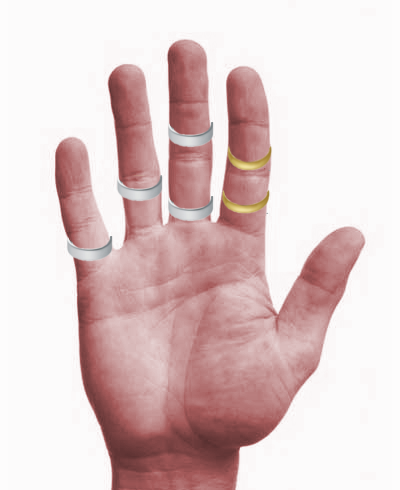
//> input picture Parcial Practica/2.png, 400 x 490 px, given in place of 34.jpg, which was not available
$ ./main   (built with g++ and OpenCV 4)
//> lines starting //> are read from the running program, lines starting //| are printed output that depends on the picture; after the words box and inside, x2 and y2 are one past the last pixel; in counts of white or black regions, pixels touching at a corner belong together; pictures that were not available may be replaced by others from this repository, and a replacement may not be noted
### Parciales Viejos/Parciales Practica/EXAMEN - Autos/utils.h
#include "opencv2/opencv.hpp"
#include "opencv2/highgui/highgui.hpp"
#include "pdi_functions.h"
#include <opencv2/core/core.hpp>

using namespace cv;
using namespace pdi;
using namespace std;


///GUIA 2 - Operaciones Puntuales


//Hace mas claras las zonas oscuras
// [138 lines left out: functions transformacionLogaritmica, transformacionPotencia, ruidoGaussiano, planoBits, histograma, ecualizarImagen and 6 more, not called in this run]

///GUIA 4 - Procesamiento de color

//Devuelve los planos RGB de una imagen. Recordar que el [0] corresponde al azul, [1] al verde y [2] al rojo
vector<Mat> planosRGB(Mat img){
	vector<Mat>bgr;
	split(img,bgr);
	return bgr;
}

//Devuelve los planos HSV.
// [457 lines left out: functions planosHSV, planosHSVtoimagenRGB, equalizarRGB, equalizarHSV, realceMedianteAcentuadoRGB, realceMedianteAcentuadoHSV and 16 more, not called in this run]


////////////////////////////////////////////////
//Funcion super util para saber las coordenadas de determinado click, en cantclik debemos setear
//cuantas coordenadas se van a guardar en xy.
//Luego a la funcion debemos llamarla así:
//1ª : namedWindow("My Window",WINDOW_NORMAL);
//2ª : imshow("My Window",img);
//3ª: setMouseCallback("My Window", Click, NULL);
vector<Point> xy;
int cantclick = 10;
bool reset = false;

// [34 lines left out: functions Click, CrecimientoRegiones, not called in this run]

//Obtener la media de una imagen
float obtenerMedia(Mat img){
	float media=0;
	for(int i=0;i<img.rows;i++) {
		for(int j=0;j<img.cols;j++) {
			media+=img.at<uchar>(i,j);
		}
	}
	media/=(img.rows*img.cols);
	return media;
}

//Obtener el Desvio de una imagen
// [255 lines left out: functions obtenerDesvio, Hough, MostrarHistogramas, HoughComun, RecorrerVectorVectoresPoint, HoughComunAngulos and 1 more, not called in this run]

### Parciales Viejos/Parciales Practica/EXAMEN - Cervezas/main.cpp
#include "opencv2/opencv.hpp"
#include "opencv2/highgui/highgui.hpp"
#include <opencv2/imgproc/imgproc.hpp>
#include <iostream>
#include <iomanip>
#include "pdi_functions.h"
#include "utils.h"
#include <vector>
#include <opencv2/core/cvdef.h>
#include <bitset>
#include <cstdlib>
#include <cstring>
#include <cmath>
#include <iterator>
#include <opencv2/core/types.hpp>
#include <opencv2/core/matx.hpp>
#include <opencv2/imgproc.hpp>
#include <ctime>


using namespace cv;
using namespace pdi;
using namespace std;


int main(int argc, char** argv) {

	Mat img = imread("34.jpg");
//> img is the input picture: 490 rows x 400 cols, CV_8UC3; mean B, G, R 202.4, 202.7, 224
	//Primero saco las transformada Hough para obtener las lineas del vaso.

	Mat Gradiente2;

	Canny(img,Gradiente2,50,200,3); //Detecto los bordes de la imagen
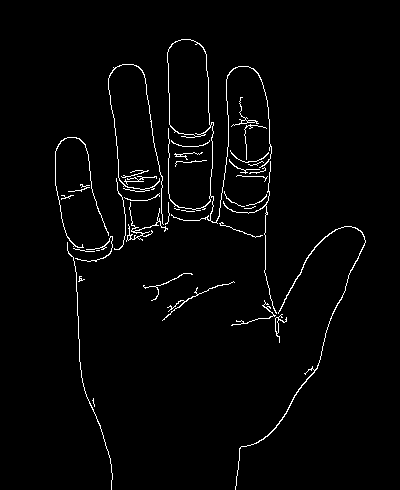
//> Gradiente2: 490 rows x 400 cols, CV_8UC1; 2.2% white in thin lines or dots, all inside (x1, y1, x2, y2) = (55, 39, 366, 490)
	namedWindow("Original",CV_WINDOW_KEEPRATIO);
	imshow("Original",img);
	namedWindow("Bordes",CV_WINDOW_KEEPRATIO);
	imshow("Bordes",Gradiente2);


	//HoughLinesP me da como salida los extremos de las lineas detectadas. (x0,y0),(x1,y1).
	vector <Vec4i> lines2;
	HoughLinesP(Gradiente2,lines2,1,CV_PI/180, 10, 10, 10  );
//> lines2 = 224 lines (x1, y1, x2, y2), first 8: [198, 210, 229, 199], [212, 168, 212, 122], [268, 107, 270, 171], [265, 275, 265, 196], [119, 179, 132, 190], [168, 221, 168, 128], [275, 319, 297, 276], [227, 101, 228, 140]
	Mat transformadaP;
	cvtColor(Gradiente2, transformadaP, CV_GRAY2BGR);

	//Los parametros son los mismos, pero los ultimos dos son:
	//* El numero minimo de puntos que se puede formar una linea, las lineas con menos de estos puntos no se tienen en cuenta
	//* Separacion maxima entre dos puntos a considerar en la misma recta
	for(size_t i=0; i<lines2.size(); i++) {
		Vec4i  l=lines2[i];
		line(transformadaP ,Point(l[0],l[1]), Point(l[2], l[3]), Scalar(0,0,255), 3, CV_AA);
	}
//> this loop made 224 passes
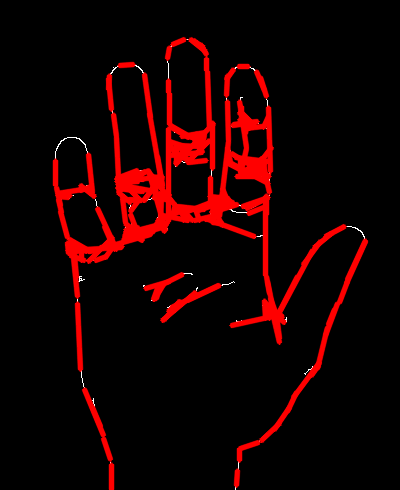
//> transformadaP: 490 rows x 400 cols, CV_8UC3; mean B, G, R 0.5, 0.5, 24.7
	namedWindow("Transformada HoughP",CV_WINDOW_KEEPRATIO);
	imshow("Transformada HoughP",transformadaP);
	//Una vez obtenidas las lineas de los contornos, de los mismos obtengo el menor xy y mayor xy de cada vaso para hacer un roi de solo el vaso
	int minx=9999;
	int miny=9999;
	int maxx=-1;
	int maxy=-1;
	for(int i=0;i<lines2.size();i++) {
		Vec4i  v=lines2[i];
		if (v[0]<minx){
			minx=v[0];
		}
		if (v[1]<miny){
			miny=v[1];
		}
		if (v[0]>maxx){
			maxx=v[0];
		}
		if (v[1]>maxy){
			maxy=v[1];
		}
		if (v[2]<minx){
			minx=v[2];
		}
		if (v[3]<miny){
			miny=v[3];
		}
		if (v[2]>maxx){
			maxx=v[2];
		}
		if (v[3]>maxy){
			maxy=v[3];
		}
	}
//> this loop made 224 passes
//> (v, minx, miny, maxx, maxy) on pass 1: ([198, 210, 229, 199], 198, 199, 229, 210)
//> (v, miny, maxx) on pass 3: ([268, 107, 270, 171], 107, 270)
//> after the loop, minx = 55; miny = 39; maxx = 365; maxy = 489


	Mat auxiliar=img.clone();
	Mat ROI=auxiliar(Rect(minx,miny,maxx-minx,maxy-miny));
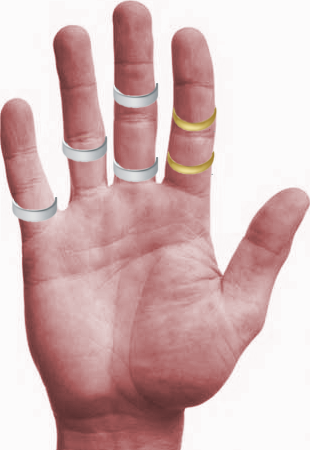
//> ROI: 450 rows x 310 cols, CV_8UC3; mean B, G, R 182.9, 183.3, 212.7
	namedWindow("ROI",CV_WINDOW_KEEPRATIO);
	imshow("ROI",ROI);

	//Armo un segundo roi del roi que ya tenia con un cuadrado central y le saco la media (si es rubia la media da 150 mas o menos
	//si es negra la media da entre 50 y 90 depende la iluminacion, entonces con preguntar de la media nomas ya se cual es).
	Mat roi2=ROI(Rect(ROI.cols/2-10,ROI.rows/2-10,20,20));
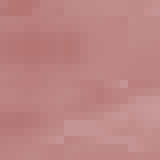
//> roi2: 20 rows x 20 cols, CV_8UC3 (shown 8 times larger); mean B, G, R 132.5, 132.5, 188.2
	//	imshow("2do ROI",roi2);
	float media=obtenerMedia(roi2);
//> the loop in obtenerMedia, `for(int i=0;i<img.rows;i++)` made 20 passes
//> media on passes 1 to 12: 2812, 5619, 8526, 11392, 14179, 16926, 19673, 22460, 25326, 28239, 31141, 34092
//> after the loop in obtenerMedia, `for(int i=0;i<img.rows;i++)`: media = 57512
//> in obtenerMedia, `media/=(img.rows*img.cols);`: media = 143.8
//> media = 143.8
	if (media>100){
		cout<<"Es una Cerveza RUBIA"<<endl;
	}
	else{
		cout<<"Es una Cerveza NEGRA"<<endl;
	}

	//Con el canal B es el mejor para determinar la espuma, recorro por la linea central y si es mayor a 110 voy sumando espuma
	//como todos los vasos tienen una base esta la cuenta como espuma tmb, entonces pregunto si el valos de B es blanco y sus
	//anteriores no lo eran, entonces corto. Y luego para sacar el promedio de espuma lo hago hasta el valor donde encontro que
	//empieza la base
	vector <Mat> bgr;
	bgr = planosRGB(ROI);
//> in planosRGB, `split(img,bgr);`:
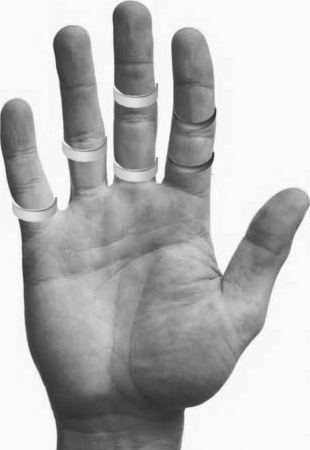
//> bgr[0]: 450 rows x 310 cols, CV_8UC1; min 48, max 252, mean 182.9
//> in planosRGB, `split(img,bgr);`:
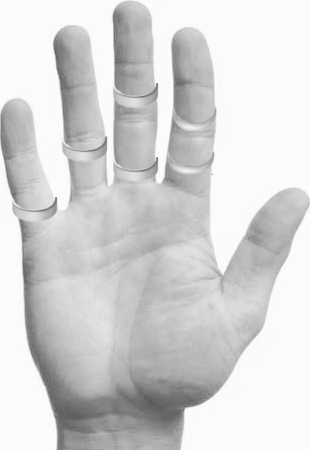
//> bgr[2]: 450 rows x 310 cols, CV_8UC1; min 89, max 253, mean 212.7
	int espuma=0;
	for(int i=0;i<ROI.rows;i++) {
		if ((int)bgr[0].at<uchar>(i,ROI.cols/2)>130){
			espuma++;
			if (i>6 && (int)bgr[0].at<uchar>(i-5,ROI.cols/2)<60){
				break;
			}
		}
//		cout<<(int)bgr[0].at<uchar>(i,ROI.cols/2)<<endl;
	}
//> after the loop, espuma = 253

	float porcentaje=espuma*100/ROI.rows;
//> porcentaje = 56
	cout<<"La cerveza tiene un porcentaje de espuma del: "<<porcentaje<<"%"<<endl;
//| La cerveza tiene un porcentaje de espuma del: 56%
	namedWindow("Finaly",CV_WINDOW_KEEPRATIO);
	imshow("Finaly",ROI);


	waitKey(0);
	return 0;
}

$ run again, on Parcial Practica/3.png
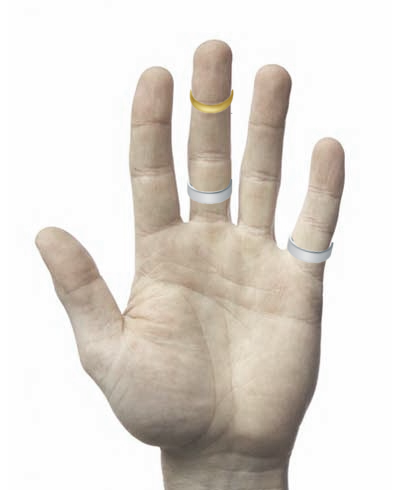
//> input picture Parcial Practica/3.png, 400 x 490 px, given in place of 34.jpg, which was not available
//> img is the input picture: 490 rows x 400 cols, CV_8UC3; mean B, G, R 211.8, 218.2, 224.1
//> Gradiente2: 490 rows x 400 cols, CV_8UC1; 1.6% white in thin lines or dots, all inside (x1, y1, x2, y2) = (34, 39, 345, 490)
//> lines2 = 137 lines (x1, y1, x2, y2), first 8: [87, 250, 115, 299], [287, 113, 291, 80], [272, 239, 277, 195], [230, 215, 230, 195], [187, 145, 193, 96], [242, 159, 257, 70], [229, 94, 231, 194], [325, 264, 326, 244]
//> the loop `for(size_t i=0; i<lines2.size(); i++)` made 137 passes
//> after the loop `for(size_t i=0; i<lines2.size(); i++)`:
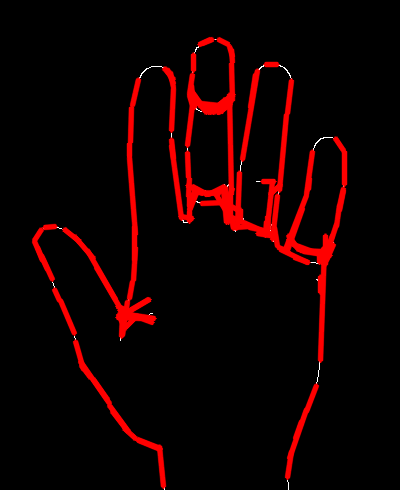
//> transformadaP: 490 rows x 400 cols, CV_8UC3; mean B, G, R 0.3, 0.3, 18.4
//> the loop `for(int i=0;i<lines2.size();i++)` made 137 passes
//> after the loop `for(int i=0;i<lines2.size();i++)`: minx = 34; miny = 39; maxx = 344; maxy = 486
//> the loop in obtenerMedia, `for(int i=0;i<img.rows;i++)` made 20 passes
//> media on passes 1 to 8: 3523, 7043, 10576, 14132, 17633, 21131, 24616, 28080
//> after the loop in obtenerMedia, `for(int i=0;i<img.rows;i++)`: media = 70180
//> in obtenerMedia, `media/=(img.rows*img.cols);`: media = 175.4
//> in planosRGB, `split(img,bgr);`:
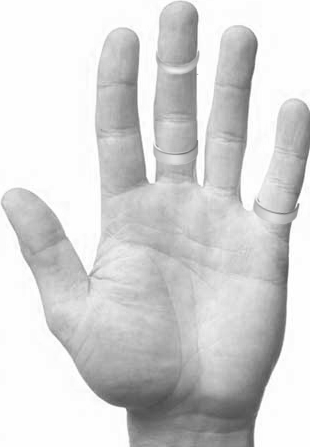
//> bgr[2]: 447 rows x 310 cols, CV_8UC1; min 78, max 255, mean 212.1
//> after the loop `for(int i=0;i<ROI.rows;i++)`: espuma = 362
//> porcentaje = 80
//| La cerveza tiene un porcentaje de espuma del: 80%
